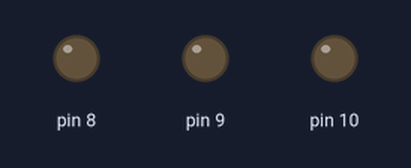
Bench run of a sketch on a simulated Arduino Uno, built with avr-gcc and run on an emulated ATmega328P. Parts: output pins drawn as LEDs (lit = HIGH).

Above: at 0.5 s.
At 1.2 s:
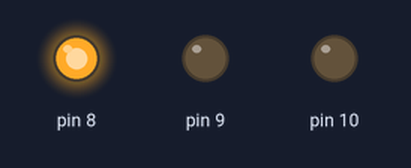
At 2.2 s:
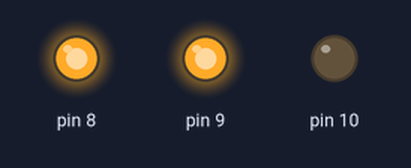
At 3.7 s:
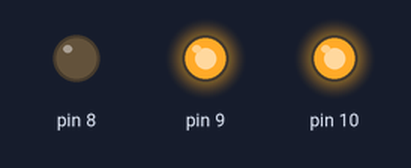
At 5.7 s:
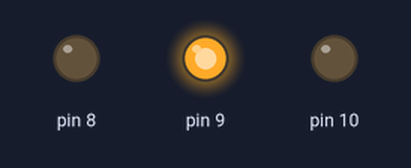
At 8.2 s:
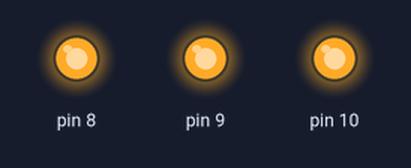
Timing chart, 0 to 9.2 s (numbered marks = the images above):
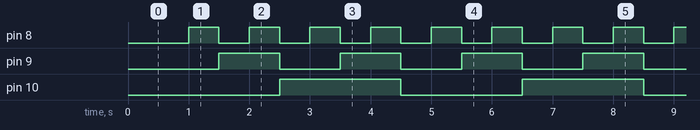

The sketch:

25_port_manipulation.ino
```cpp
/*
 * Challenge #25: Direct Port Manipulation & Bitwise Ops
 *
 * Sketch Name:
 *
 *   25_port_manipulation
 *
 * Objective:
 *
 *   Control the three LEDs by writing DIRECTLY to the
 *   AVR's hardware registers -- no pinMode(), no
 *   digitalWrite() -- and learn the bitwise operations
 *   that make it possible.
 *
 * Background -- pins are bits in registers:
 *
 *   digitalWrite() / pinMode() are convenient wrappers.
 *   Underneath, each group of pins is an 8-bit hardware
 *   register. On the Uno, digital pins 8..13 live in
 *   PORT B:
 *
 *       pin 8  -> PB0      pin 11 -> PB3
 *       pin 9  -> PB1      pin 12 -> PB4
 *       pin 10 -> PB2      pin 13 -> PB5
 *
 *   Three registers control PORT B (all 8 bits wide):
 *
 *       DDRB  - Data Direction: 1 = output, 0 = input
 *       PORTB - Output state:   1 = HIGH,   0 = LOW
 *       PINB  - Input state:    read pin levels
 *
 *   Setting a pin = setting a bit.
 *
 * Bitwise idioms (for bit n):
 *
 *       set bit:    REG |=  (1 << n);
 *       clear bit:  REG &= ~(1 << n);
 *       toggle bit: REG ^=  (1 << n);
 *       test bit:   (REG >> n) & 1;
 *
 *   Write SEVERAL bits at once without disturbing the
 *   others (read-modify-write):
 *
 *       REG = (REG & ~mask) | (value & mask);
 *
 * Hardware:
 *
 *   LED1 -> Pin 8   (PB0)
 *   LED2 -> Pin 9   (PB1)
 *   LED3 -> Pin 10  (PB2)
 *
 * Behaviour:
 *
 *   A 3-bit binary counter on the LEDs. Every 500ms the
 *   count goes 0,1,2,...,7,0,... shown in binary, where
 *   LED1 = bit 0 (least significant), LED3 = bit 2:
 *
 *       count  LED3 LED2 LED1
 *       0       0    0    0
 *       1       0    0    1
 *       2       0    1    0
 *       3       0    1    1
 *       ...
 *       7       1    1    1
 *
 * Requirements:
 *
 *   - Set pins 8,9,10 as OUTPUT by writing DDRB directly
 *     (no pinMode()).
 *
 *   - Keep a counter 0..7; increment every 500ms using
 *     millis() (no delay()).
 *
 *   - Show the counter's low 3 bits on PORTB bits 0..2
 *     using bitwise ops -- and DO NOT clobber the other
 *     PORTB bits (pins 11-13). Use the read-modify-write
 *     idiom with a mask.
 *
 * Rules:
 *
 *   - No pinMode(), no digitalWrite(), no digitalRead().
 *     Registers only.
 *   - Use millis(). Do not use delay().
 *   - Never write PORTB or DDRB as a whole byte
 *     (e.g. `PORTB = counter;`) -- that would stomp the
 *     other pins. Always mask.
 *
 * Concepts Practiced:
 *
 *   C++:
 *     - Bitwise operators ( | & ^ ~ << >> )
 *     - Bit masks
 *     - Read-modify-write
 *     - Binary / hex literals
 *
 *   Embedded:
 *     - Hardware registers (DDR / PORT / PIN)
 *     - Memory-mapped I/O
 *     - What digitalWrite()/pinMode() really do
 *     - Why direct port access is faster & how it's
 *       used for tight timing
 *
 * Learning Goal:
 *
 *   See that a "pin" is just a bit in a register, and
 *   that every digitalWrite() you've written compiles
 *   down to exactly the bitwise ops above. This is the
 *   floor of embedded programming.
 *
 * Stretch Goals (optional):
 *
 *   - Re-do the Knight Rider scanner (Challenge 8) using
 *     only PORTB writes.
 *   - Toggle pin 13 with PORTB ^= (1 << PB5) and compare
 *     against digitalWrite for speed.
 *   - Read a button on PINB with INPUT_PULLUP set via
 *     PORTB (input + pull-up = DDR 0, PORT 1).
 */

#include <Arduino.h>
#include <avr/io.h>

// Uno: pins 8, 9, 10 are PORTB bits PB0, PB1, PB2.
const uint8_t LED_MASK = (1 << PB0) | (1 << PB1) | (1 << PB2); // 0b00000111

unsigned long timer = 0;
const int STEP_MS = 500;
uint8_t counter = 0; // 0..7, shown in binary on the 3 LEDs

void setup() {
  // TODO: set pins 8,9,10 as OUTPUT via DDRB (one masked write, no pinMode).
  DDRB |= LED_MASK;
}

void loop() {
  // TODO (non-blocking, every STEP_MS):
  //   1. increment counter, wrapping back to 0 after 7
  //   2. show its low 3 bits on PORTB bits 0..2 using read-modify-write,
  //      leaving the other PORTB bits untouched.
  if (millis() - timer >= STEP_MS) {
    timer += STEP_MS;
    PORTB = (PORTB & ~LED_MASK) | (counter & LED_MASK);
    counter++;
    if (counter > 7) {
      counter = 0;
    }
  }
}
```

Measured:
- by itself, pin 8: alternates HIGH for 0.50 s and LOW for 0.50 s
- by itself, pin 9: alternates HIGH for 1.0 s and LOW for 1.0 s
- by itself, pin 10: alternates HIGH for 2.0 s and LOW for 2.0 s
